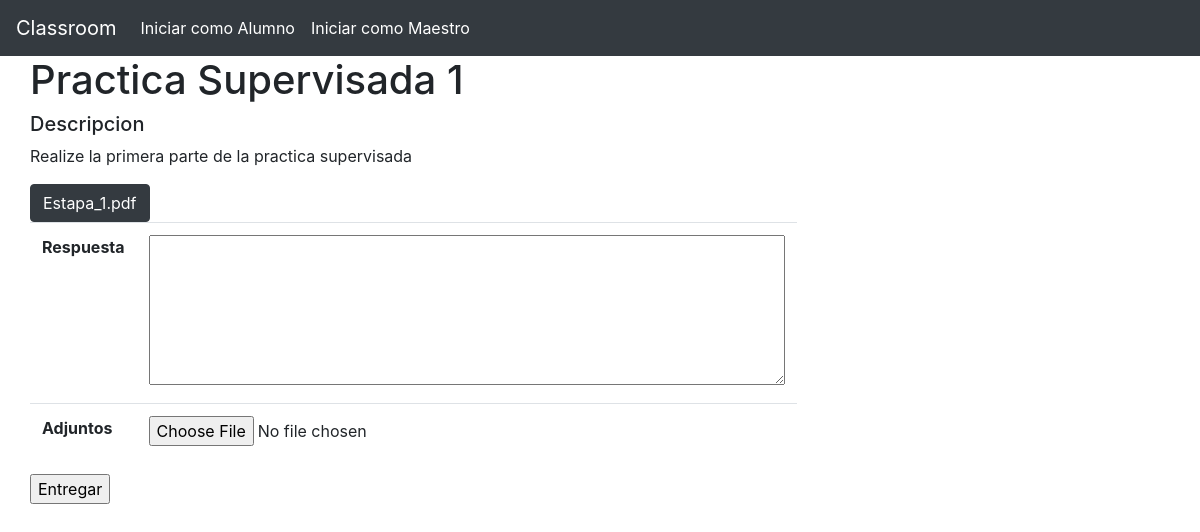
The app's page /tareas/2 (signed in) with its own data.
### app.py (models this page shows)
class Tareas(db.Model):
    Id                = db.Column(db.Integer, primary_key=True)
    IdClase           = db.Column(db.Integer, db.ForeignKey('clases.Id'), nullable=False)
    Titulo            = db.Column(db.String(30), nullable=False)
    Descripcion       = db.Column(db.String(120), nullable=False)
    PathAdjuntos      = db.Column(db.String(50), nullable=False)
    entregas          = db.relationship("Entregas", backref="tareasEntregadas")

### app.py (the view)
@app.route("/tareas/<int:idTarea>", methods=["POST", "GET"])
def ResolverTareas(idTarea):
    if not "type" in session:
        flash("Cuidado mano, que tengo tu ip")
        return redirect("/")
    if session["type"] != "Alumno":
        flash("Cuidado mano, que tengo tu ip")
        return redirect("/")
    if request.method == "POST":
        entrega = Entregas.query.get(idTarea)
        if entrega is None:
            flash("No hemos podido identificar la tarea")
            return redirect("/tareas")
        if entrega.IdAlumno != session["id"]:
            flash("No puede entregar tareas que no le corresponden")
            return redirect("/tareas")
        archivo = request.files["file"]
        if archivo.filename:
            if allowed_file(archivo.filename):
               filename = secure_filename(archivo.filename)
               archivo.save(os.path.join(app.config['UPLOAD_FOLDER'], filename))
            else:
               flash("Error con el archivo adjunto.\
               Le recordamos que solo pueden tener las siguientes extencionses:\
               'txt', 'pdf', 'png', 'jpg', 'jpeg', 'gif', 'doc', 'docx', 'xls', 'zip', 'gz', 'ppt'.")
               return redirect("/tareas")
        else:
            flash("Tarea sin adjuntos")
            filename = "SinArchivo"
        entrega.Respuesta = request.form.get("respuesta")
        entrega.PathAdjuntos = filename
        db.session.commit()
        return redirect("/tareas")
    else:
        tarea = Tareas.query.get(idTarea)
        return render_template("realizarTarea.html", tarea=tarea)

### templates/realizarTarea.html (shortened to what this page needs)
{% extends "base.html" %}
{% block contenido %}
{% if tarea %}
<div class="row">
    <h1>{{ tarea.Titulo }}</h1>
</div>
<div class="row">
    <h5>Descripcion</h5>
</div>
<div class="row">
    <p>
         {{ tarea.Descripcion }}
    </p>
</div>
<div class="row">
    {% if tarea.PathAdjuntos != "SinArchivo"%}
       <a href="/file/{{ tarea.PathAdjuntos }}" class="btn btn-dark">{{ tarea.PathAdjuntos }}</a>
    {% endif %}
</div>
<div class="row">
    <form action="/tareas/{{ tarea.Id }}" method="post" enctype="multipart/form-data">
        <table class="table">
                <th>Respuesta</th>
                <th><textarea rows="6" cols="60" name="respuesta" maxlength="300"></textarea></th>
            <tr>
                <th>Adjuntos</th>
                <th><input type="file" name="file"/></th>
            </tr>
        </table>
        <input type="submit" value="Entregar" id="boton" />
    </form>
</div>
{% else %}
<h1>Sea lo que estes haciendo, para amigo. Recuerda que se quien eres. Deja de hacer cosas que no te tocan</h1>
{% endif %}
{% endblock %}

### records on screen
Tareas: Titulo "Practica Supervisada 1", Descripcion "Realize la primera parte de la practica supervisada", PathAdjuntos "Estapa_1.pdf"
